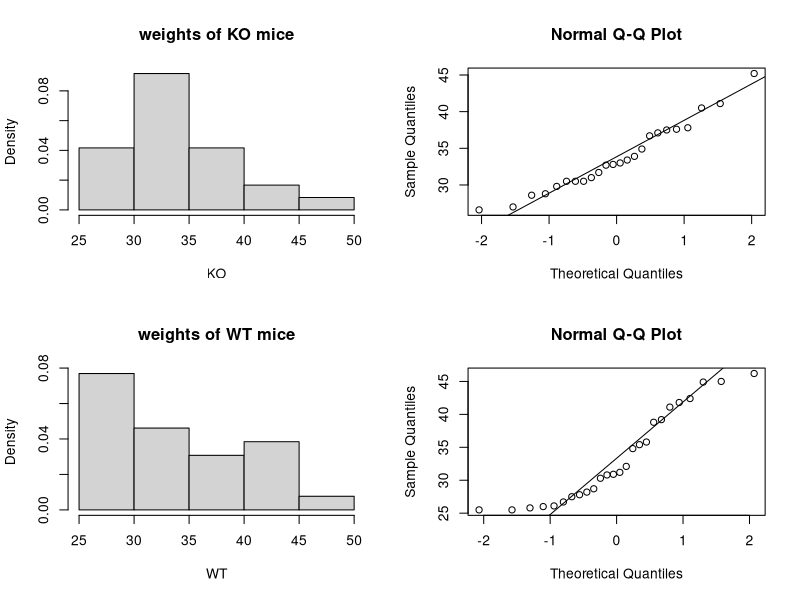
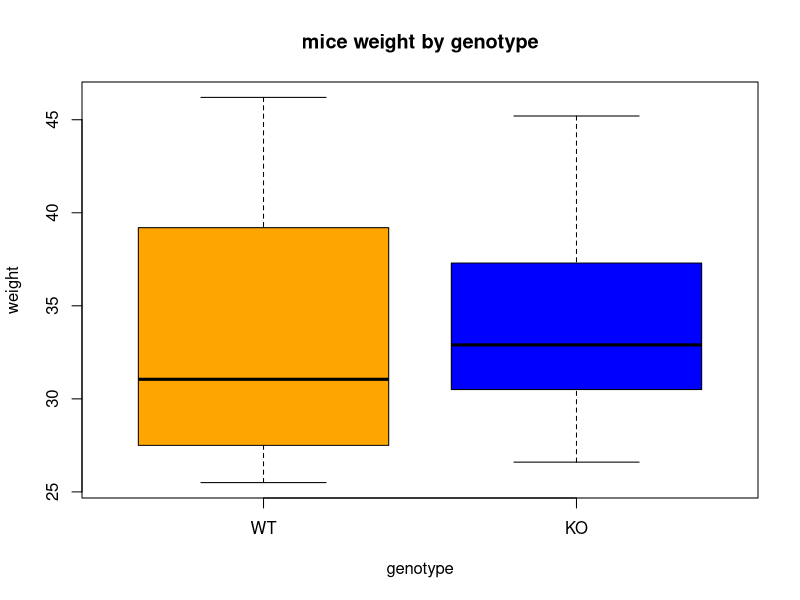
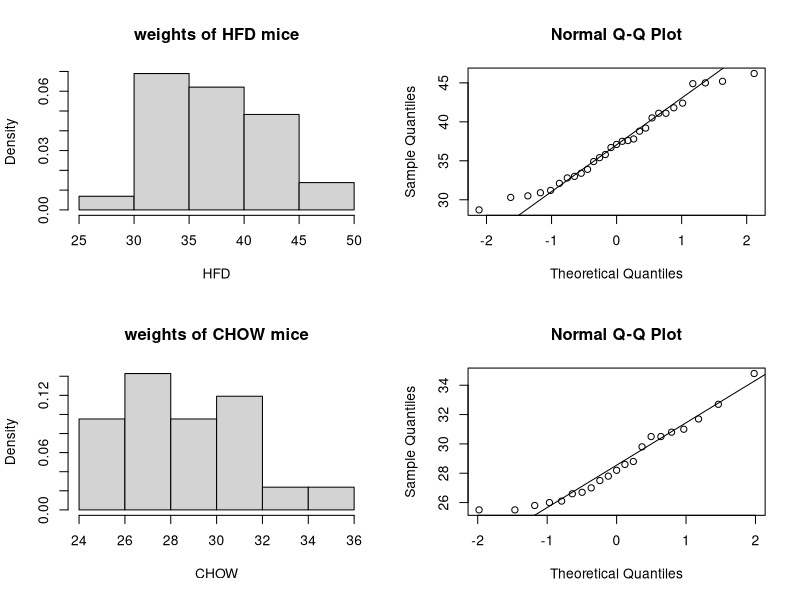
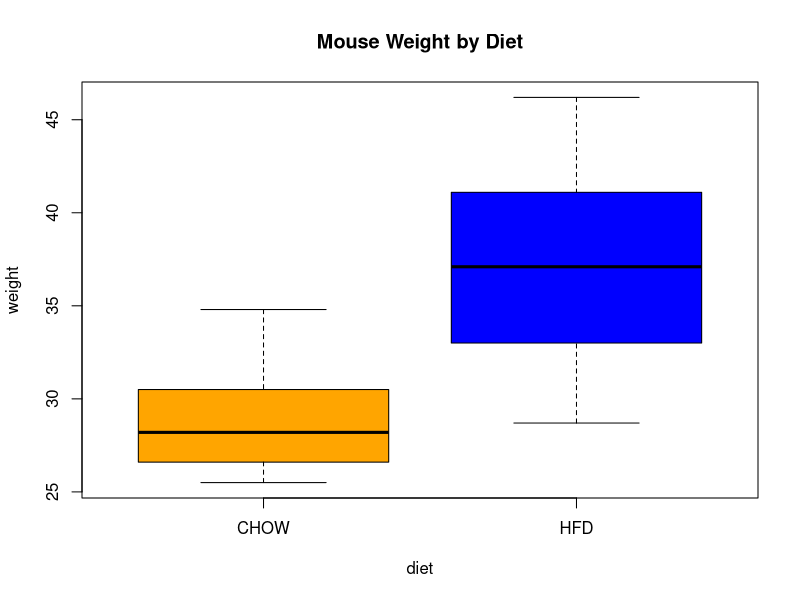

Source code (R) for these figures, in order:
# First Steps in R, Practice 10

# Come back to the mice data-set stored in the "mice_data" data frame.

getwd() # check where you are
# set you working directory to an appropriate destination. note : yours will be different from mine

# by looking at the file, we can see there is a header, and the separator between fields is ","
mice_data <- read.table( "course_datasets/mice_data.csv" , header=T , sep=",",
                         colClasses=c("factor", "factor", "numeric")) # define classes for columns  )

mice_data$genotype <- factor(mice_data$genotype, levels=c("WT", "KO"))


# 1)  Considering WT mice weight and KO mice weight separately, check the assumption of normality graphically.


KO_weights = mice_data$weight[ mice_data$genotype=="KO"]
WT_weights = mice_data$weight[ mice_data$genotype=="WT"]

par(mfrow=c(2,2))

hist(KO_weights, freq=FALSE,
     xlab="KO", main="weights of KO mice")
qqnorm(KO_weights)
qqline(KO_weights)

hist(WT_weights, freq=FALSE,
     xlab="WT", main="weights of WT mice")
qqnorm(WT_weights)
qqline(WT_weights)

par(mfrow=c(1,1)) # removes setting in par


# KO mice: normality assumption seems ok

# WT mice:
# histogram - suggests no normality (but small sample size for this)
# QQ Plot - quite ok



# Welch's t-test is fairly robust if the deviation from normality is not extreme,
# so let's continue

# 2) Make an appropriate plot to visualize the mouse weights grouped by genotype.

boxplot(weight ~ genotype, data=mice_data , 
        col=c('orange','blue'),
        main="mice weight by genotype")

# 3) Perform a test to see whether the mouse weight is different between the two genotypes.
t.test(KO_weights, WT_weights) #NB : here the data is not paired : WT and KO mice are different individuals
# we do not reject HO : the is no significant difference between WT and KO mice mean weights for any reasonable significance level
# (p=0.8514)


# Alternative: Use non-parametric test
# Does not assume normally distributed data
# However, assumes the same standard deviation in all groups (while Welch's t test does not)
# Therefore, probably not better

wilcox.test(weight ~ genotype, data=mice_data)
# no significative difference between the mean weights of WT and KO mice




# 4) Repeat step 1 to 3 for the diet variable.

HFD_weights = mice_data$weight[mice_data$diet=="HFD"]
CHOW_weights = mice_data$weight[mice_data$diet=="CHOW"]

par(mfrow=c(2,2))

hist(HFD_weights, freq=FALSE,
     xlab="HFD", main="weights of HFD mice")
qqnorm(HFD_weights)
qqline(HFD_weights)

hist(CHOW_weights, freq=FALSE,
     xlab="CHOW", main="weights of CHOW mice")
qqnorm(CHOW_weights)
qqline(CHOW_weights)

par(mfrow=c(1,1))
# all seems OK

boxplot(weight ~ diet, data=mice_data, col=c('orange','blue'), main="Mouse Weight by Diet")

t.test(HFD_weights, CHOW_weights ) #NB : here the data is not paired : HFD and CHOW mice are different individuals
# we can reject HO : there is a significant difference between HFD and CHOW mice mean weights at significance level p=0.05
# (CHOW weight are on average lower)


# Out of curiosity, let's see what result we would get with the non-parametric Whitney Mann U test (implemented in wilcox.test)
wilcox.test(weight ~ diet, data=mice_data)

